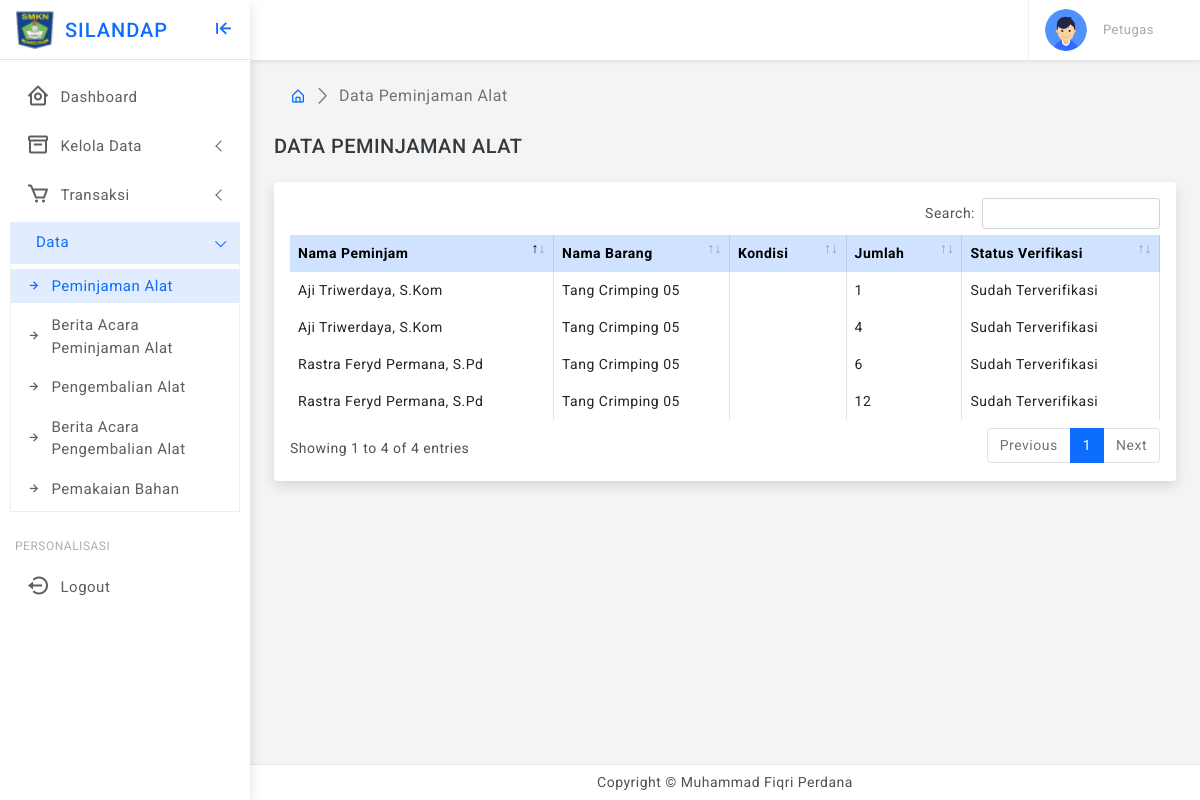
The page /sadmin/pj-alat-data.php on the database as committed earlier.
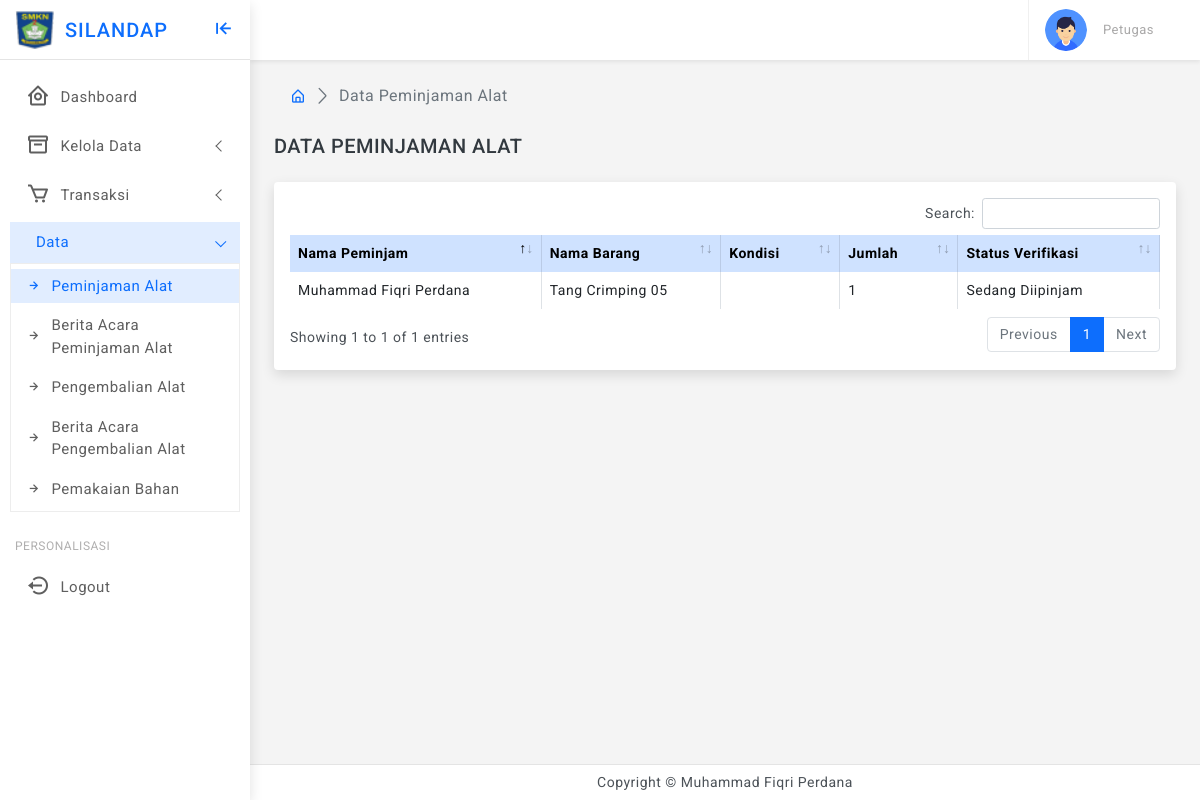
The same page on the database as committed later.
### tables this page shows
CREATE TABLE `tbl_peminjaman` (
  `id_peminjaman` int(11) NOT NULL,
  `id_user` varchar(10) NOT NULL,
  `id_barang` varchar(10) NOT NULL,
  `jumlah` varchar(10) NOT NULL,
  `tgl_pinjam` date NOT NULL,
  `waktu_pinjam` varchar(100) NOT NULL,
  `status_verifikasi` varchar(100) NOT NULL,
  `kepemilikan` varchar(100) NOT NULL,
  `kondisi` varchar(255) NOT NULL
);

CREATE TABLE `tbl_user` (
  `id_user` int(11) NOT NULL,
  `nm_user` varchar(200) NOT NULL,
  `username` varchar(20) NOT NULL,
  `password` varchar(100) NOT NULL,
  `level` int(11) NOT NULL,
  `jurusan` varchar(100) NOT NULL
);

CREATE TABLE `tbl_barang` (
  `id_barang` int(11) NOT NULL,
  `kode_barang` varchar(50) NOT NULL,
  `nama_barang` varchar(100) NOT NULL,
  `kategori` varchar(25) NOT NULL,
  `kondisi` varchar(25) NOT NULL,
  `stok` int(11) NOT NULL,
  `foto` varchar(255) NOT NULL,
  `kepemilikan` varchar(100) NOT NULL
);

### sadmin/pj-alat-data.php (the view, shortened to what the changed rows need)
<?php
include "../koneksi.php";
$query_pj_alat = "SELECT * FROM tbl_peminjaman pj INNER JOIN tbl_user u ON u.id_user = pj.id_user INNER JOIN tbl_barang b ON pj.id_barang = b.id_barang LEFT JOIN tbl_pengembalian k on pj.id_peminjaman = k.id_pin WHERE k.id_pin IS NULL AND b.kategori = 'Alat'";
$result_pj_alat = mysqli_query($conn, $query_pj_alat);
?>
<!doctype html>
<html lang="en" class="">
<head>
    <link href="../assets/plugins/simplebar/css/simplebar.css" rel="stylesheet" />
    <link href="../assets/plugins/perfect-scrollbar/css/perfect-scrollbar.css" rel="stylesheet" />
    <link href="../assets/plugins/metismenu/css/metisMenu.min.css" rel="stylesheet" />
    <link href="../assets/plugins/datatable/css/dataTables.bootstrap5.min.css" rel="stylesheet" />
    <link href="../assets/css/pace.min.css" rel="stylesheet" />
    <link href="../assets/css/bootstrap.min.css" rel="stylesheet">
    <link href="../assets/css/app.css" rel="stylesheet">
    <link href="../assets/css/icons.css" rel="stylesheet">
    <link rel="stylesheet" href="../assets/css/dark-theme.css" />
    <link rel="stylesheet" href="../assets/css/semi-dark.css" />
    <link rel="stylesheet" href="../assets/css/header-colors.css" />
</head>
<body>
    <div class="wrapper">
        <?php include "theme-sidebar.php" ?>
        <?php include "theme-header.php" ?>
        <div class="page-wrapper">
            <div class="page-content">
                <div class="card">
                    <div class="card-body">
                        <div class="table-responsive">
                            <table id="example2" class="table table-hover table-bordered">
                                <thead class="table-primary">
                                    <tr>
                                        <th>Nama Peminjam</th>
                                        <th>Nama Barang</th>
                                        <th>Kondisi</th>
                                        <th>Jumlah</th>
                                        <th>Status Verifikasi</th>
                                    </tr>
                                </thead>
                                <tbody>
                                    <?php while ($row_pj_alat = mysqli_fetch_assoc($result_pj_alat)) { ?>
                                        <tr>
                                            <td><?php echo $row_pj_alat["nm_user"] ?></td>
                                            <td><?php echo $row_pj_alat["nama_barang"] ?></td>
                                            <td><?php echo $row_pj_alat["kondisi"] ?></td>
                                            <td><?php echo $row_pj_alat["jumlah"] ?></td>
                                            <td><?php echo $row_pj_alat["status_verifikasi"] ?></td>
                                        </tr>
                                    <?php } ?>
                                </tbody>
                            </table>
                        </div>
                    </div>
                </div>
            </div>
        </div>
        <?php include "theme-footer.php" ?>
    </div>
</body>
</html>

### sadmin/theme-sidebar.php (shortened to what the changed rows need)
<div class="sidebar-wrapper" data-simplebar="true">
    <div class="sidebar-header">
        <div>
        </div>
        <div>
        </div>
        <div class="toggle-icon ms-auto"><i class='bx bx-arrow-to-left'></i>
        </div>
    </div>
    <ul class="metismenu" id="menu">
        <li>
        </li>
        <li>
        </li>
        <li>
        </li>
        <li>
        </li>
        <li class="menu-label">Personalisasi</li>
        <li>
        </li>
    </ul>
</div>

Rows that differ between the two databases and show on the page:
removed tbl_peminjaman: id_user.nm_user "Rastra Feryd Permana, S.Pd", id_barang.nama_barang "Tang Crimping 05", jumlah "6", status_verifikasi "Sudah Terverifikasi"
removed tbl_peminjaman: id_user.nm_user "Aji Triwerdaya, S.Kom", id_barang.nama_barang "Tang Crimping 05", jumlah "1", status_verifikasi "Sudah Terverifikasi"
removed tbl_peminjaman: id_user.nm_user "Aji Triwerdaya, S.Kom", id_barang.nama_barang "Tang Crimping 05", jumlah "4", status_verifikasi "Sudah Terverifikasi"
removed tbl_peminjaman: id_user.nm_user "Rastra Feryd Permana, S.Pd", id_barang.nama_barang "Tang Crimping 05", jumlah "12", status_verifikasi "Sudah Terverifikasi"
added tbl_peminjaman: id_user.nm_user "Muhammad Fiqri Perdana", id_barang.nama_barang "Tang Crimping 05", jumlah "1", status_verifikasi "Sedang Diipinjam"
Other text that changed with them:
text written by a page script: "Search: Showing 1 to 4 of 4 entries Previous 1 Next" → "Search: Showing 1 to 1 of 1 entries Previous 1 Next"
